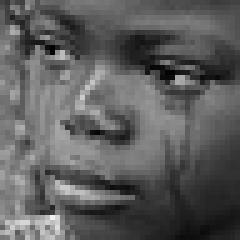
#> input picture assets/sad/sad-0609.jpg, 48 x 48 px, found by its file name (shown 5 times larger)
$ jupyter execute --allow-errors processing.ipynb
#> lines starting #> are read from the running program, lines starting #| are printed output that depends on the picture
[cell 1]
import pandas as pd

[cell 2]
import cv2
import numpy as np
import matplotlib.pyplot as plt

# Load gambar grayscale
img = cv2.imread('D:/KULIAH/Mata Kuliah/semester-4/PPDM/tugas-2/assets/sad/sad-0609.jpg', 0)
#> img is the input picture: shape (48, 48); min 0, max 241, mean 92.9

# Konversi ke pixel matrix
pixel_matrix = np.array(img)
print(pixel_matrix)
#> (printed output is left out)
# Pembuatan color histogram
hist, bins = np.histogram(pixel_matrix.ravel(), 256, [0, 256])
#> hist = 256 values, max 38 at index 124, min 0 at index 1, mean 9; bins = 257 values from 0 to 256

# Menampilkan histogram
plt.hist(pixel_matrix.ravel(), 256, [0, 256])
plt.show()
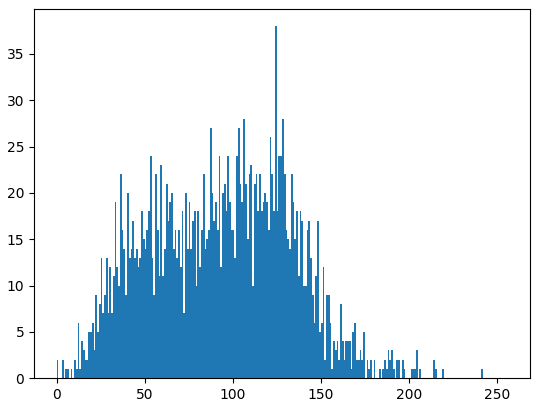
#> figure drawn by matplotlib, 1 panel; tallest bar 38 high, from x = 124 to 125

#> (a cell that did not finish here is left out)

[cell 4]
from PIL import Image

# membuka gambar
img = Image.open("D:/KULIAH/Mata Kuliah/semester-4/PPDM/tugas-2/assets/sad/sad-0609.jpg")

# mengubah ke mode grayscale
img_gray = img.convert("L")

# mengakses nilai piksel
pixel_values = list(img_gray.getdata())
#> pixel_values = 2304 values, max 241 at index 2074, min 0 at index 442, mean 92.92

# mencetak nilai piksel
print(pixel_values)
#> (printed output is left out)

[cell 5]
import cv2
import numpy as np
from matplotlib import pyplot as plt

# Load gambar grayscale
img = cv2.imread('D:/KULIAH/Mata Kuliah/semester-4/PPDM/tugas-2/assets/sad/sad-0609.jpg', 0)

# Konversi ke pixel matrix
pixel_matrix = np.array(img)

# Pembuatan colour histogram
max_val = int(np.amax(pixel_matrix))
#> max_val = 241
histogram, _ = np.histogram(pixel_matrix, bins=np.arange(0, 257))
#> histogram has the same summary as hist

# Penghitungan first order statistics
mean = np.mean(pixel_matrix)
#> mean = 92.92
std_dev = np.std(pixel_matrix)
#> std_dev = 40.2

# Menampilkan hasil
plt.figure(figsize=(30,4))
plt.subplot(131), plt.imshow(img, cmap='gray')
plt.title('Grayscale Image'), plt.xticks([]), plt.yticks([])
plt.subplot(132), plt.bar(np.arange(0, 256), histogram)
plt.title('Colour Histogram'), plt.xticks([]), plt.yticks([])
plt.figure(figsize=(30,4))
plt.subplot(133), plt.text(0.5, 0.5, f'Mean: {mean:.2f}/nStd Dev: {std_dev:.2f}', ha='center', va='center', fontsize=12)
plt.title('First Order Statistics'), plt.xticks([]), plt.yticks([])
plt.show()
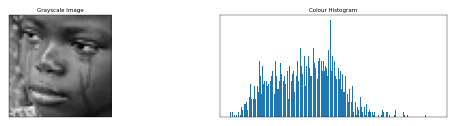
#> figure drawn by matplotlib, 2 panels
